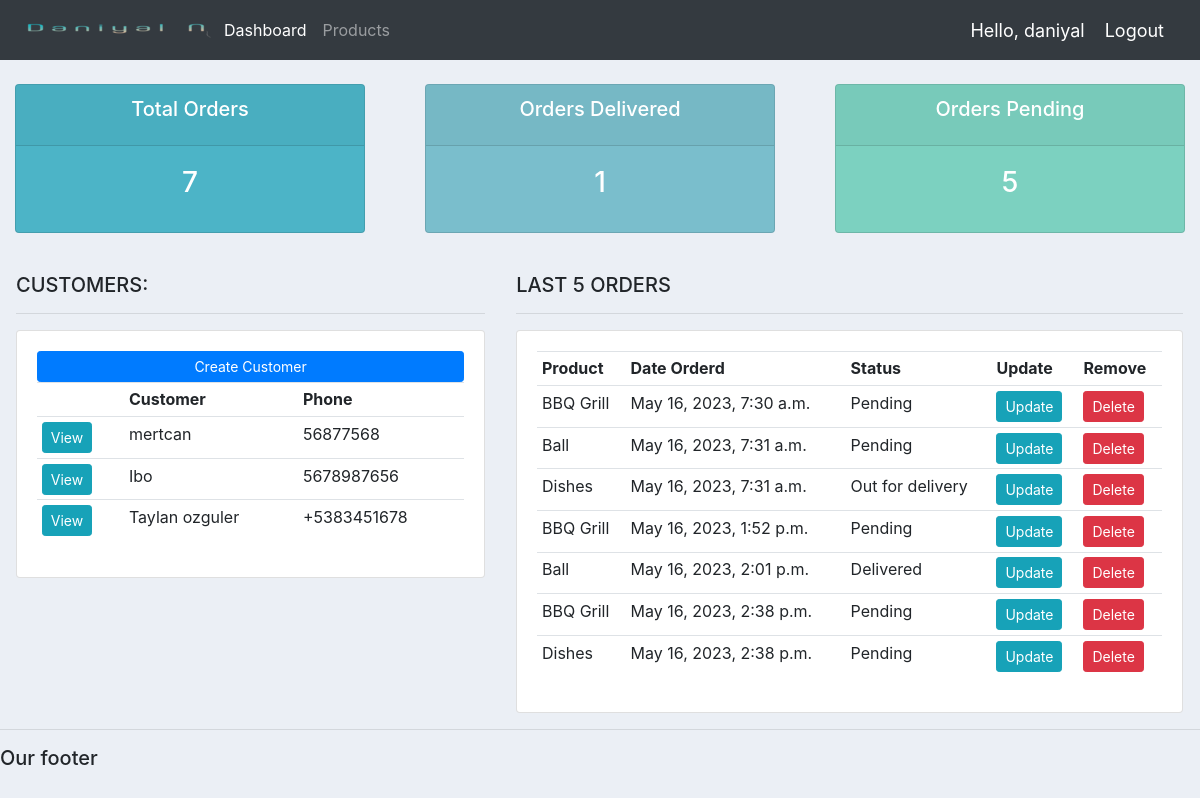
The app's page / (signed in) with its own data.
### accounts/models.py (models this page shows, shortened)
class Customer(models.Model):
    user = models.OneToOneField(User, null=True, blank=True, on_delete=models.CASCADE)
    name = models.CharField(max_length=200, null=True)
    phone = models.CharField(max_length=200, null=True)
    email = models.CharField(max_length=200, null=True)
    profile_pic = models.ImageField(default="https://djangocrm-bucket.s3.amazonaws.com/images/profile1.png", null=True, blank=True)
    date_created = models.DateTimeField(auto_now_add=True)

class Order(models.Model):
    STATUS = (
        ('Pending', 'Pending'),
        ('Out for delivery', 'Out for delivery'),
        ('Delivered', 'Delivered'),
    )
    customer = models.ForeignKey(Customer, null=True, on_delete=models.SET_NULL)
    product = models.ForeignKey(Product, null=True, on_delete=models.SET_NULL)
    date_created = models.DateTimeField(auto_now_add=True)
    status = models.CharField(max_length=200, null=True, choices=STATUS)
    note = models.CharField(max_length=1000, null=True)

class Product(models.Model):
    CATEGORY = (
        ('Indoor', 'Indoor'),
        ('Out Door', 'Out Door'),
    )
    name = models.CharField(max_length=200, null=True)
    price = models.FloatField(null=True)
    category = models.CharField(max_length=200, null=True, choices=CATEGORY)
    description = models.CharField(max_length=200, null=True, blank=True)
    date_created = models.DateTimeField(auto_now_add=True)
    tags = models.ManyToManyField(Tag)
    def __str__(self):
        return self.name

### accounts/decorators.py (the view)
    def wrapper_function(request, *args, **kwargs):
        group = None
        if request.user.groups.exists():
            group = request.user.groups.all()[0].name
        if group == 'customer':
            return redirect('user-page')
        if group == 'admin':
            return view_func(request, *args, **kwargs)

### accounts/views.py (called while the page is built)
@login_required(login_url='login')
@admin_only
def home(request):
    orders = Order.objects.all()
    customers = Customer.objects.all()
    total_customers = customers.count()
    total_orders = orders.count()
    delivered = orders.filter(status='Delivered').count()
    pending = orders.filter(status='Pending').count()
    context = {'orders': orders, 'customers': customers, 'total_customers':total_customers, 'total_orders': total_orders, 'delivered':delivered, 'pending':pending}
    return render(request, 'accounts/dashboard.html', context)

### accounts/templates/accounts/dashboard.html
{%  extends 'accounts/main.html' %}
{% block content %}
{%  include 'accounts/status.html' %}
<br>
<div class="row" style="padding: 0 1rem;">
	<div class="col-md-5">
		<h5>CUSTOMERS:</h5>
		<hr>
		<div class="card card-body">
			<a class="btn btn-primary  btn-sm btn-block" href="">Create Customer</a>
			<table class="table table-sm">
				<tr>
					<th></th>
					<th>Customer</th>
					<th>Phone</th>
				</tr>
				{% for customer in customers %}
					<tr>
						<td><a class="btn btn-sm btn-info" href="{% url 'customer' customer.id %}">View</a></td>
						<td>{{customer.name}}</td>
						<td>{{customer.phone}}</td>
					</tr>
				{% endfor %}
			</table>
		</div>
	</div>
	<div class="col-md-7" style="padding: 0 1rem;">
		<h5>LAST 5 ORDERS</h5>
		<hr>
		<div class="card card-body">
			<table class="table table-sm">
				<tr>
					<th>Product</th>
					<th>Date Orderd</th>
					<th>Status</th>
					<th>Update</th>
					<th>Remove</th>
				</tr>
				{% for order in orders %}
					<tr>
						<td>{{order.product}}</td>
						<td>{{order.date_created}}</td>
						<td>{{order.status}}</td>
						<td><a class="btn btn-sm btn-info" href="{% url 'update_order' order.id %}">Update</a></td>
						<td><a class="btn btn-sm btn-danger" href="{% url 'delete_order' order.id %}">Delete</a></td>
					</tr>
				{% endfor %}
			</table>
		</div>
	</div>
</div>
{% endblock %}

### accounts/templates/accounts/main.html (shortened to what this page needs)
{% load static %}
<!DOCTYPE html>
<html lang="en">
<head>
	<link rel="stylesheet" href="https://stackpath.bootstrapcdn.com/bootstrap/4.3.1/css/bootstrap.min.css">
    <link rel="stylesheet" type="text/css" href="{% static '/css/main.css' %}">
</head>
<body>
    {% include 'accounts/navbar.html' %}
        {% block content%}
        {% endblock%}
    <hr>
    <h5>Our footer</h5>
</body>
</html>

### accounts/templates/accounts/navbar.html (shortened to what this page needs)
{% load static%}
<nav class="navbar navbar-expand-lg navbar-dark bg-dark">
    <img src="{% static '/images/logo1.png' %}">
    <div class="collapse navbar-collapse" id="navbarNavAltMarkup">
      <div class="navbar-nav">
        {% if request.user.is_staff %}
        <a class="nav-item nav-link active" href="{% url 'home'%}">Dashboard</a>
        <a class="nav-item nav-link" href="{% url 'products'%}">Products</a>
        {% else %}
        <a class="nav-item nav-link" href="{% url 'account'%}">Settings</a>
        {% endif %}
      </div>
    </div>
    <span class="hello-msg">Hello, {{request.user}} </span>
    <span><a class="hello-msg" href="{% url 'logout' %}">Logout</a> </span>
  </nav>

### accounts/templates/accounts/status.html
<br>
<div class="row">
	<div class="col">
		<div class="col-md">
			<div class="card text-center text-white  mb-3" id="total-orders">
			  	<div class="card-header">
			  		<h5 class="card-title">Total Orders</h5>
			  	</div>
			  	<div class="card-body">
			    	<h3 class="card-title">{{total_orders}}</h3>
			  	</div>
			</div>
		</div>
	</div>
	<div class="col">
		<div class="col-md">
			<div class="card text-center text-white  mb-3" id="orders-delivered">
			  	<div class="card-header">
			  		<h5 class="card-title">Orders Delivered</h5>
			  	</div>
			  	<div class="card-body">
			    	<h3 class="card-title">{{delivered}}</h3>
			  	</div>
			</div>
		</div>
	</div>
	<div class="col">
		<div class="col-md">
			<div class="card text-center text-white  mb-3" id="orders-pending">
			  	<div class="card-header">
			  		<h5 class="card-title">Orders Pending</h5>
			  	</div>
			  	<div class="card-body">
			    	<h3 class="card-title">{{pending}}</h3>
			  	</div>
			</div>
		</div>
	</div>
</div>

### static/css/main.css (style rules this page uses)
body { background-color: #ebeff5; }
#total-orders { background-color: #4cb4c7; }
#orders-delivered { background-color: #7abecc; }
#orders-pending { background-color: #7CD1C0; }

### accounts/templates/accounts/navbar.html (style rules this page uses)
.hello-msg { color: #fff; font-size: 18px; margin-right: 20px; }

### records on screen
Customer: name "mertcan", phone "56877568"
Customer: name "Ibo", phone "5678987656"
Customer: name "Taylan ozguler", phone "+5383451678"
Order: product "BBQ Grill", date_created "May 16, 2023, 7:30 a.m.", status "Pending"
Order: product "Ball", date_created "May 16, 2023, 7:31 a.m.", status "Pending"
Order: product "Dishes", date_created "May 16, 2023, 7:31 a.m.", status "Out for delivery"
Order: product "BBQ Grill", date_created "May 16, 2023, 1:52 p.m.", status "Pending"
Order: product "Ball", date_created "May 16, 2023, 2:01 p.m.", status "Delivered"
Order: product "BBQ Grill", date_created "May 16, 2023, 2:38 p.m.", status "Pending"
Order: product "Dishes", date_created "May 16, 2023, 2:38 p.m.", status "Pending"

### other values on screen
{{ request.user }} "daniyal"
{{ total_orders }} "7"
{{ delivered }} "1"
{{ pending }} "5"
